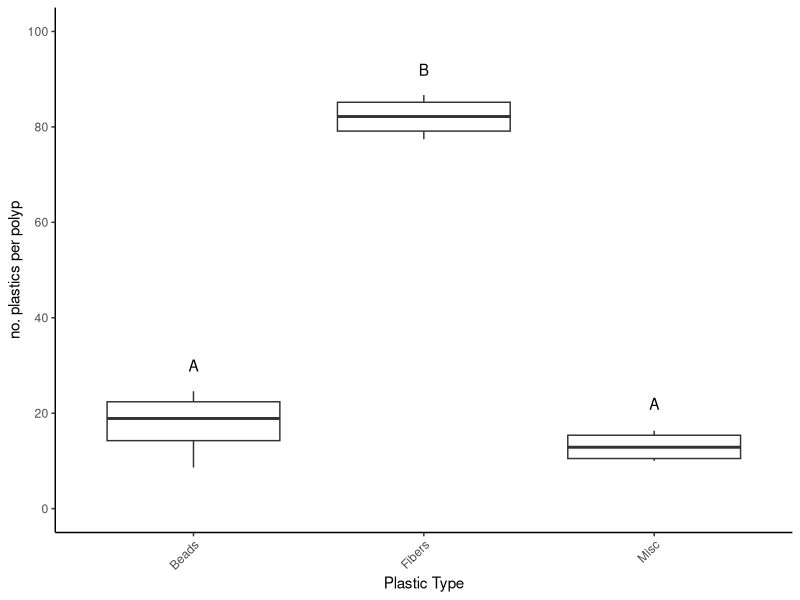
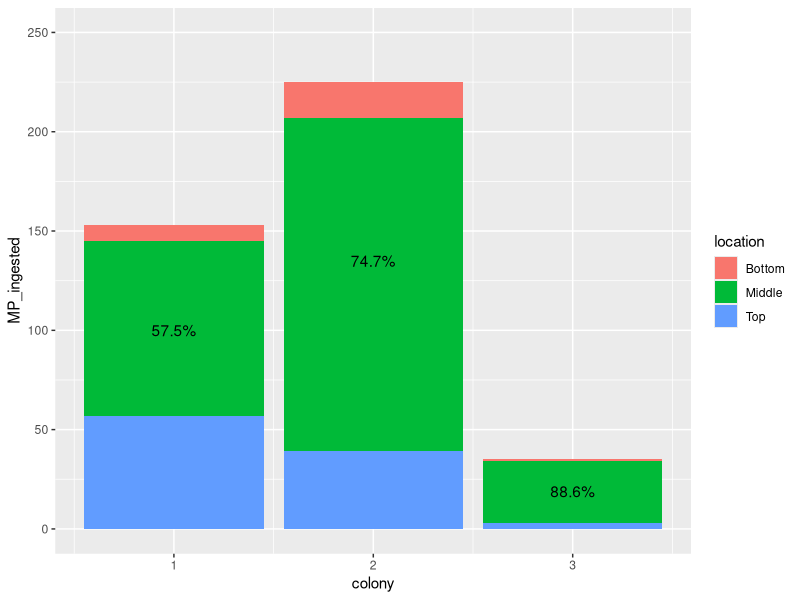

R code for these plots, in order: (Note: this script raises an error after producing the figures.)
## ---- chunk 1
knitr::opts_chunk$set(
	echo = TRUE,
	warning = FALSE,
	comment = "##",
	prompt = FALSE,
	tidy = TRUE,
	tidy.opts = list(width.cutoff = 75),
	fig.path = "img/"
)
## ---- chunk 2
library(knitr)
library(readxl)
library(readxl)
library(ggplot2)
library(dplyr)
library(gridExtra)
## ---- chunk 3
Figure_1 <- read_excel("individual_project.xlsx", 
    sheet = "GP-Fig.1")
head(Figure_1)
## ---- chunk 4
ggplot(data=Figure_1,aes(x=MP_type,y=MP_count))+geom_boxplot()+xlab("Plastic Type")+ylab("no. plastics per polyp")+scale_y_continuous(lim=c(0,100),breaks=c(0,20,40,60,80,100))+theme_classic()+annotate("text", x = "Beads", y = 30, label = "A")+annotate("text", x = "Fibers", y = 92, label = "B")+annotate("text", x = "Misc", y = 22, label = "A")+theme(axis.text.x = element_text(angle = 45, hjust = 1))
## ---- chunk 5
Figure_2 <- read_excel("individual_project.xlsx", 
    sheet = "GP-Fig.2")
head(Figure_2)
## ---- chunk 6
plot_2 <- ggplot(Figure_2, aes(x=colony,y=MP_ingested))
plot_2 + geom_histogram(stat="identity",aes(fill=location))+annotate("text", x = 1, y = 100, label = "57.5%")+annotate("text", x = 2, y = 135, label = "74.7%")+annotate("text", x = 3, y = 19, label = "88.6%")+scale_y_continuous(lim=c(0,250),breaks=c(0,50,100,150,200,250))
## ---- chunk 7
Figure_3 <- read_excel("individual_project.xlsx", 
     sheet = "GP-Fig.3")
head(Figure_3)
## ---- chunk 8
ggplot(data=Figure_3,aes(x=intake,y=particles_consumed))+geom_boxplot()+xlab("")+ylab("particles consumed (mm^3)")+scale_y_continuous(lim=c(0,3),breaks=c(0,1,2,3))+theme_classic()+theme(axis.text.x = element_text(angle = 45, hjust = 1))
## ---- chunk 9
Fig.4_plot.1 <- read_excel("individual_project.xlsx", 
    sheet = "GP-Fig.4-Cope")
head(Fig.4_plot.1)
## ---- chunk 10
Figure_4_plot_1 <- ggplot(Fig.4_plot.1, aes(x=treatment,y=copepods))
copepods <- Figure_4_plot_1 + geom_violin()+theme_classic()
copepods
## ---- chunk 11
Fig.4_plot.2 <- read_excel("individual_project.xlsx", 
    sheet = "GP-Fig.4-Brine")
head(Fig.4_plot.2)
## ---- chunk 12
Figure_4_plot_2 <- ggplot(Fig.4_plot.2, aes(x=treatment,y=brine))
brine <- Figure_4_plot_2 + geom_violin()+theme_classic()
brine
## ---- chunk 13
Fig.4_plot.3 <- read_excel("individual_project.xlsx", 
    sheet = "GP-Fig.4-Egg")
summary(Fig.4_plot.3)
## ---- chunk 14
Figure_4_plot_3 <- ggplot(Fig.4_plot.3, aes(x=treatment,y=eggs))
eggs <- Figure_4_plot_3 + geom_violin()+theme_classic()
eggs
## ---- chunk 15
grid.arrange(copepods, brine, eggs)
## ---- chunk 16
x <- qqnorm(Fig.4_plot.1$copepods)
x
## ---- chunk 17
Figure_5 <- read_excel("individual_project.xlsx", 
    sheet = "GP-Fig.5")
summary(Figure_5)
plot(Figure_5)
## ---- chunk 18
plot_5 <- ggplot(Figure_5, aes(x="brine shrimp egg ingestion (mm^3)",y="Microplastic Ingestion (mm^3)"))
plot_5 + geom_jitter() + theme_classic()
